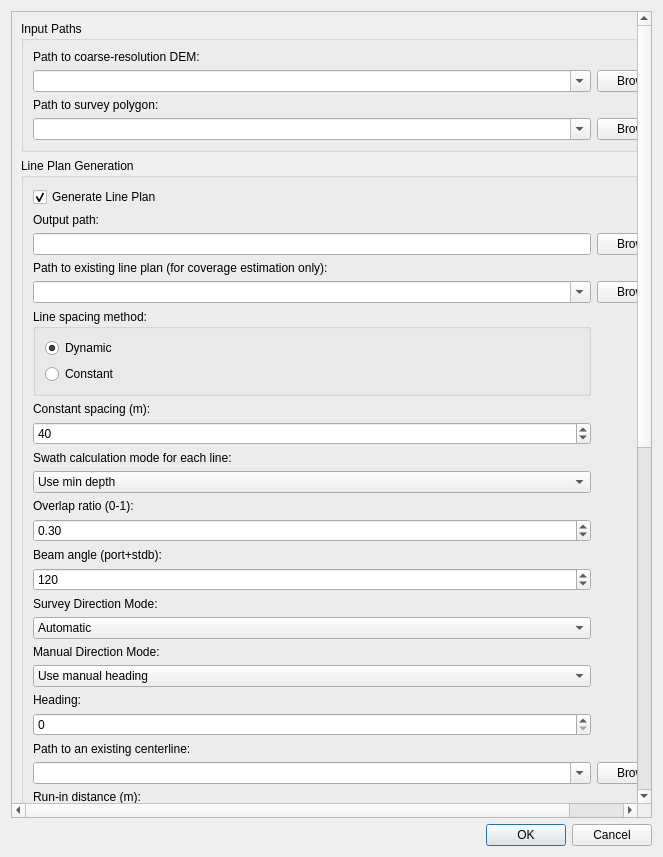
<?xml version="1.0" encoding="UTF-8"?>
<ui version="4.0">
 <class>Dialog</class>
 <widget class="QDialog" name="Dialog">
  <property name="geometry">
   <rect>
    <x>0</x>
    <y>0</y>
    <width>663</width>
    <height>857</height>
   </rect>
  </property>
  <property name="windowTitle">
   <string>Dialog</string>
  </property>
  <layout class="QGridLayout" name="gridLayout_3">
   <item row="1" column="0">
    <widget class="QScrollArea" name="scrollArea">
     <property name="widgetResizable">
      <bool>true</bool>
     </property>
     <widget class="QWidget" name="mainScrollArea">
      <property name="geometry">
       <rect>
        <x>0</x>
        <y>-44</y>
        <width>626</width>
        <height>1324</height>
       </rect>
      </property>
      <layout class="QGridLayout" name="gridLayout_4">
       <item row="6" column="0" colspan="3">
        <widget class="QGroupBox" name="groupBox">
         <property name="title">
          <string>Survey stats</string>
         </property>
         <layout class="QGridLayout" name="gridLayout_7">
          <item row="2" column="0">
           <widget class="QLineEdit" name="lineEdit_stats_path"/>
          </item>
          <item row="2" column="1">
           <widget class="QPushButton" name="pushButton_stats">
            <property name="text">
             <string>Browse</string>
            </property>
           </widget>
          </item>
          <item row="1" column="0">
           <widget class="QLabel" name="label_statspath">
            <property name="text">
             <string>Output path for survey stats:</string>
            </property>
           </widget>
          </item>
          <item row="0" column="0">
           <widget class="QCheckBox" name="checkBox_stats">
            <property name="text">
             <string>Calculate basic stats</string>
            </property>
           </widget>
          </item>
         </layout>
        </widget>
       </item>
       <item row="0" column="0" colspan="3">
        <widget class="QGroupBox" name="InputPaths">
         <property name="title">
          <string>Input Paths</string>
         </property>
         <layout class="QGridLayout" name="gridLayout">
          <item row="0" column="0">
           <widget class="QLabel" name="label_dem_path">
            <property name="text">
             <string>Path to coarse-resolution DEM:</string>
            </property>
           </widget>
          </item>
          <item row="1" column="1">
           <widget class="QPushButton" name="browse_dem_path">
            <property name="enabled">
             <bool>true</bool>
            </property>
            <property name="text">
             <string>Browse</string>
            </property>
            <property name="autoRepeat">
             <bool>false</bool>
            </property>
            <property name="autoExclusive">
             <bool>false</bool>
            </property>
           </widget>
          </item>
          <item row="3" column="0">
           <widget class="QComboBox" name="comboBox_polygon">
            <property name="editable">
             <bool>true</bool>
            </property>
           </widget>
          </item>
          <item row="3" column="1">
           <widget class="QPushButton" name="browse_surveypolygon_path">
            <property name="text">
             <string>Browse</string>
            </property>
           </widget>
          </item>
          <item row="1" column="0">
           <widget class="QComboBox" name="comboBox_dem">
            <property name="editable">
             <bool>true</bool>
            </property>
           </widget>
          </item>
          <item row="2" column="0">
           <widget class="QLabel" name="label_surveypolygon_path">
            <property name="text">
             <string>Path to survey polygon:                                                                                                                                  </string>
            </property>
           </widget>
          </item>
         </layout>
        </widget>
       </item>
       <item row="5" column="0" colspan="3">
        <widget class="QGroupBox" name="Coverage">
         <property name="title">
          <string>Coverage</string>
         </property>
         <layout class="QGridLayout" name="gridLayout_6">
          <item row="7" column="0">
           <widget class="QLabel" name="label_infills">
            <property name="text">
             <string>Output path for infills:</string>
            </property>
           </widget>
          </item>
          <item row="1" column="0">
           <widget class="QLabel" name="label_coverage">
            <property name="text">
             <string>Output path for MBES coverage:</string>
            </property>
           </widget>
          </item>
          <item row="0" column="0">
           <widget class="QCheckBox" name="checkBox_coverage">
            <property name="enabled">
             <bool>true</bool>
            </property>
            <property name="text">
             <string>Estimate MBES coverage</string>
            </property>
            <property name="checked">
             <bool>false</bool>
            </property>
           </widget>
          </item>
          <item row="8" column="1">
           <widget class="QPushButton" name="pushButton_infills_path">
            <property name="text">
             <string>Browse</string>
            </property>
           </widget>
          </item>
          <item row="3" column="0">
           <widget class="QCheckBox" name="checkBox_gaps">
            <property name="text">
             <string>Estimate potential coverage gaps</string>
            </property>
           </widget>
          </item>
          <item row="8" column="0">
           <widget class="QLineEdit" name="lineEdit_infills_path"/>
          </item>
          <item row="2" column="0">
           <widget class="QLineEdit" name="lineEdit_coverage_path"/>
          </item>
          <item row="4" column="0">
           <widget class="QLabel" name="label_gaps">
            <property name="text">
             <string>Output path for gaps shapefile:</string>
            </property>
           </widget>
          </item>
          <item row="2" column="1">
           <widget class="QPushButton" name="pushButton_coverage">
            <property name="text">
             <string>Browse</string>
            </property>
           </widget>
          </item>
          <item row="6" column="0">
           <widget class="QCheckBox" name="checkBox_infills">
            <property name="text">
             <string>Generate potential infills (beta)</string>
            </property>
           </widget>
          </item>
          <item row="5" column="0">
           <widget class="QLineEdit" name="lineEdit_gaps_path"/>
          </item>
          <item row="5" column="1">
           <widget class="QPushButton" name="pushButton_gaps_path">
            <property name="text">
             <string>Browse</string>
            </property>
           </widget>
          </item>
         </layout>
        </widget>
       </item>
       <item row="4" column="0" colspan="3">
        <widget class="QGroupBox" name="CrosslineGeneration">
         <property name="title">
          <string>Crossline Generation</string>
         </property>
         <layout class="QGridLayout" name="gridLayout_5">
          <item row="0" column="0">
           <widget class="QCheckBox" name="checkBox_crosslines">
            <property name="text">
             <string>Generate Crosslines</string>
            </property>
           </widget>
          </item>
          <item row="2" column="0">
           <widget class="QSpinBox" name="spinBox_crosslines">
            <property name="maximum">
             <number>100000</number>
            </property>
            <property name="singleStep">
             <number>100</number>
            </property>
            <property name="value">
             <number>1000</number>
            </property>
           </widget>
          </item>
          <item row="4" column="0">
           <widget class="QLineEdit" name="lineEdit_crossline_path"/>
          </item>
          <item row="1" column="0">
           <widget class="QLabel" name="label_runout_2">
            <property name="text">
             <string>Spacing (m):</string>
            </property>
           </widget>
          </item>
          <item row="4" column="1">
           <widget class="QPushButton" name="pushButton_crossline_path">
            <property name="text">
             <string>Browse</string>
            </property>
           </widget>
          </item>
          <item row="3" column="0">
           <widget class="QLabel" name="label_2">
            <property name="text">
             <string>Output path for crosslines:</string>
            </property>
           </widget>
          </item>
         </layout>
        </widget>
       </item>
       <item row="2" column="0" colspan="3">
        <widget class="QGroupBox" name="LinePlanGeneration">
         <property name="title">
          <string>Line Plan Generation</string>
         </property>
         <layout class="QGridLayout" name="gridLayout_2">
          <item row="12" column="0">
           <widget class="QLabel" name="label_beam_angle">
            <property name="text">
             <string>Beam angle (port+stdb):</string>
            </property>
           </widget>
          </item>
          <item row="18" column="0">
           <widget class="QLabel" name="label_surveydirection_heading">
            <property name="text">
             <string>Heading:</string>
            </property>
           </widget>
          </item>
          <item row="23" column="0">
           <widget class="QSpinBox" name="spin_runin">
            <property name="maximum">
             <number>5000</number>
            </property>
            <property name="singleStep">
             <number>50</number>
            </property>
            <property name="value">
             <number>200</number>
            </property>
           </widget>
          </item>
          <item row="8" column="0">
           <widget class="QLabel" name="label_swath_mode">
            <property name="text">
             <string>Swath calculation mode for each line:</string>
            </property>
           </widget>
          </item>
          <item row="6" column="0">
           <widget class="QLabel" name="label_constant_spacing">
            <property name="text">
             <string>Constant spacing (m):</string>
            </property>
           </widget>
          </item>
          <item row="17" column="0">
           <widget class="QComboBox" name="combo_manualdirection_mode">
            <item>
             <property name="text">
              <string>Use manual heading</string>
             </property>
            </item>
            <item>
             <property name="text">
              <string>Use a pre-defined centerline</string>
             </property>
            </item>
           </widget>
          </item>
          <item row="3" column="0">
           <widget class="QLabel" name="label_existinglineplan">
            <property name="text">
             <string>Path to existing line plan (for coverage estimation only):</string>
            </property>
           </widget>
          </item>
          <item row="2" column="0">
           <widget class="QLineEdit" name="lineEdit_lineplan_output_path"/>
          </item>
          <item row="15" column="0">
           <widget class="QComboBox" name="combo_surveydirection_mode">
            <item>
             <property name="text">
              <string extracomment="Parallel to the longest survey polygon shapefile segment">Automatic</string>
             </property>
            </item>
            <item>
             <property name="text">
              <string extracomment="User specified heading">Manual</string>
             </property>
            </item>
           </widget>
          </item>
          <item row="5" column="0">
           <widget class="QGroupBox" name="LineSpacingMethod">
            <property name="title">
             <string>Line spacing method:</string>
            </property>
            <layout class="QVBoxLayout" name="verticalLayout">
             <item>
              <widget class="QRadioButton" name="radio_dynamic_spacing">
               <property name="text">
                <string>Dynamic</string>
               </property>
               <property name="checked">
                <bool>true</bool>
               </property>
              </widget>
             </item>
             <item>
              <widget class="QRadioButton" name="radio_constant_spacing">
               <property name="text">
                <string>Constant</string>
               </property>
              </widget>
             </item>
            </layout>
           </widget>
          </item>
          <item row="25" column="0">
           <widget class="QSpinBox" name="spin_runout">
            <property name="maximum">
             <number>5000</number>
            </property>
            <property name="value">
             <number>100</number>
            </property>
           </widget>
          </item>
          <item row="24" column="0">
           <widget class="QLabel" name="label_runout">
            <property name="text">
             <string>Run-out distance (m):</string>
            </property>
           </widget>
          </item>
          <item row="14" column="0">
           <widget class="QLabel" name="label_surveydirection_mode">
            <property name="text">
             <string>Survey Direction Mode:</string>
            </property>
           </widget>
          </item>
          <item row="19" column="0">
           <widget class="QSpinBox" name="spin_heading">
            <property name="maximum">
             <number>360</number>
            </property>
           </widget>
          </item>
          <item row="22" column="0">
           <widget class="QLabel" name="label_runin">
            <property name="text">
             <string>Run-in distance (m):</string>
            </property>
           </widget>
          </item>
          <item row="9" column="0">
           <widget class="QComboBox" name="combo_swath_mode">
            <item>
             <property name="text">
              <string extracomment="Min depth along each line is used">Use min depth</string>
             </property>
            </item>
            <item>
             <property name="text">
              <string extracomment="Mean depth along each line is used">Use mean depth</string>
             </property>
            </item>
           </widget>
          </item>
          <item row="16" column="0">
           <widget class="QLabel" name="label_surveydirection_mode_2">
            <property name="text">
             <string>Manual Direction Mode:</string>
            </property>
           </widget>
          </item>
          <item row="13" column="0">
           <widget class="QSpinBox" name="spin_beam_angle">
            <property name="minimum">
             <number>10</number>
            </property>
            <property name="maximum">
             <number>170</number>
            </property>
            <property name="value">
             <number>120</number>
            </property>
           </widget>
          </item>
          <item row="20" column="0">
           <widget class="QLabel" name="label_centerline_path">
            <property name="text">
             <string>Path to an existing centerline:</string>
            </property>
           </widget>
          </item>
          <item row="4" column="1">
           <widget class="QPushButton" name="pushButton_existinglineplan_path">
            <property name="text">
             <string>Browse</string>
            </property>
           </widget>
          </item>
          <item row="2" column="1">
           <widget class="QPushButton" name="pushButton_lineplan_output_path">
            <property name="text">
             <string>Browse</string>
            </property>
           </widget>
          </item>
          <item row="10" column="0">
           <widget class="QLabel" name="label_overlap_ratio">
            <property name="text">
             <string>Overlap ratio (0-1):</string>
            </property>
           </widget>
          </item>
          <item row="21" column="1">
           <widget class="QPushButton" name="browse_centerline">
            <property name="text">
             <string>Browse</string>
            </property>
           </widget>
          </item>
          <item row="7" column="0">
           <widget class="QSpinBox" name="spin_constant_spacing">
            <property name="maximum">
             <number>5000</number>
            </property>
            <property name="singleStep">
             <number>5</number>
            </property>
            <property name="stepType">
             <enum>QAbstractSpinBox::AdaptiveDecimalStepType</enum>
            </property>
            <property name="value">
             <number>40</number>
            </property>
           </widget>
          </item>
          <item row="1" column="0">
           <widget class="QLabel" name="label_lineplan_output_path">
            <property name="text">
             <string>Output path:</string>
            </property>
           </widget>
          </item>
          <item row="11" column="0">
           <widget class="QDoubleSpinBox" name="spin_overlap_ratio">
            <property name="maximum">
             <double>1.000000000000000</double>
            </property>
            <property name="singleStep">
             <double>0.100000000000000</double>
            </property>
            <property name="value">
             <double>0.300000000000000</double>
            </property>
           </widget>
          </item>
          <item row="0" column="0" colspan="2">
           <widget class="QCheckBox" name="checkbox_generate">
            <property name="text">
             <string>Generate Line Plan</string>
            </property>
            <property name="checked">
             <bool>true</bool>
            </property>
           </widget>
          </item>
          <item row="4" column="0">
           <widget class="QComboBox" name="comboBox_existinglineplan">
            <property name="editable">
             <bool>true</bool>
            </property>
           </widget>
          </item>
          <item row="21" column="0">
           <widget class="QComboBox" name="comboBox_centerline">
            <property name="editable">
             <bool>true</bool>
            </property>
           </widget>
          </item>
         </layout>
        </widget>
       </item>
      </layout>
     </widget>
    </widget>
   </item>
   <item row="2" column="0">
    <widget class="QDialogButtonBox" name="buttonBox">
     <property name="orientation">
      <enum>Qt::Horizontal</enum>
     </property>
     <property name="standardButtons">
      <set>QDialogButtonBox::Cancel|QDialogButtonBox::Ok</set>
     </property>
    </widget>
   </item>
  </layout>
 </widget>
 <resources/>
 <connections>
  <connection>
   <sender>buttonBox</sender>
   <signal>rejected()</signal>
   <receiver>Dialog</receiver>
   <slot>reject()</slot>
   <hints>
    <hint type="sourcelabel">
     <x>316</x>
     <y>260</y>
    </hint>
    <hint type="destinationlabel">
     <x>286</x>
     <y>274</y>
    </hint>
   </hints>
  </connection>
  <connection>
   <sender>buttonBox</sender>
   <signal>accepted()</signal>
   <receiver>Dialog</receiver>
   <slot>accept()</slot>
   <hints>
    <hint type="sourcelabel">
     <x>248</x>
     <y>254</y>
    </hint>
    <hint type="destinationlabel">
     <x>157</x>
     <y>274</y>
    </hint>
   </hints>
  </connection>
 </connections>
</ui>
